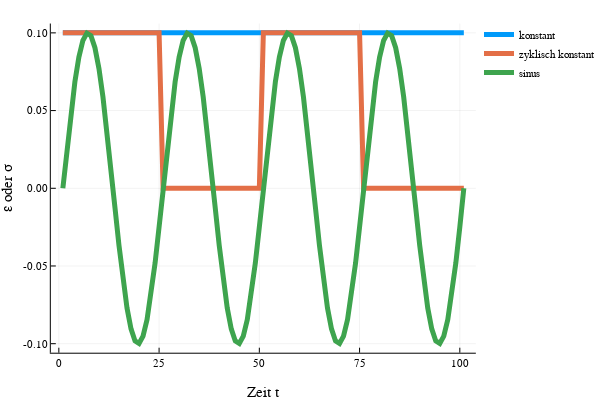

The cell this chart's notebook holds for it:
### Markdown cell above
**Visualisierung der Belastung**

### Code cell
plot(constant(0.1, t), ylabel="ε oder σ", xlabel="Zeit t", label="konstant", line=5)
plot!(constant_cycle(0.1, t), line=5, label="zyklisch konstant")
plot!(sinus(0.1, t), line=5, label="sinus")

### Figure 1 — Plotly figure (JSON) as saved in the notebook; plotly's stock layout.template omitted (floating-point values rounded to 4 significant figures)
{"data": [{"colorbar": {"title": ""}, "legendgroup": "konstant", "line": {"color": "rgba(0, 154, 250, 1.000)", "dash": "solid", "shape": "linear", "width": 5}, "mode": "lines", "name": "konstant", "showlegend": true, "type": "scatter", "x": [1, 2, 3, 4, 5, 6, 7, 8, 9, 10, 11, 12, 13, 14, 15, 16, 17, 18, 19, 20, 21, 22, 23, 24, 25, 26, 27, 28, 29, 30, 31, 32, 33, 34, 35, 36, 37, 38, 39, 40, 41, 42, 43, 44, 45, 46, 47, 48, 49, 50, 51, 52, 53, 54, 55, 56, 57, 58, 59, 60, 61, 62, 63, 64, 65, 66, 67, 68, 69, 70, 71, 72, 73, 74, 75, 76, 77, 78, 79, 80, 81, 82, 83, 84, 85, 86, 87, 88, 89, 90, 91, 92, 93, 94, 95, 96, 97, 98, 99, 100, 101], "xaxis": "x1", "y": [0.1, 0.1, 0.1, 0.1, 0.1, 0.1, 0.1, 0.1, 0.1, 0.1, 0.1, 0.1, 0.1, 0.1, 0.1, 0.1, 0.1, 0.1, 0.1, 0.1, 0.1, 0.1, 0.1, 0.1, 0.1, 0.1, 0.1, 0.1, 0.1, 0.1, 0.1, 0.1, 0.1, 0.1, 0.1, 0.1, 0.1, 0.1, 0.1, 0.1, 0.1, 0.1, 0.1, 0.1, 0.1, 0.1, 0.1, 0.1, 0.1, 0.1, 0.1, 0.1, 0.1, 0.1, 0.1, 0.1, 0.1, 0.1, 0.1, 0.1, 0.1, 0.1, 0.1, 0.1, 0.1, 0.1, 0.1, 0.1, 0.1, 0.1, 0.1, 0.1, 0.1, 0.1, 0.1, 0.1, 0.1, 0.1, 0.1, 0.1, 0.1, 0.1, 0.1, 0.1, 0.1, 0.1, 0.1, 0.1, 0.1, 0.1, 0.1, 0.1, 0.1, 0.1, 0.1, 0.1, 0.1, 0.1, 0.1, 0.1, 0.1], "yaxis": "y1", "zmax": null, "zmin": null}, {"colorbar": {"title": ""}, "legendgroup": "zyklisch konstant", "line": {"color": "rgba(227, 111, 71, 1.000)", "dash": "solid", "shape": "linear", "width": 5}, "mode": "lines", "name": "zyklisch konstant", "showlegend": true, "type": "scatter", "x": [1, 2, 3, 4, 5, 6, 7, 8, 9, 10, 11, 12, 13, 14, 15, 16, 17, 18, 19, 20, 21, 22, 23, 24, 25, 26, 27, 28, 29, 30, 31, 32, 33, 34, 35, 36, 37, 38, 39, 40, 41, 42, 43, 44, 45, 46, 47, 48, 49, 50, 51, 52, 53, 54, 55, 56, 57, 58, 59, 60, 61, 62, 63, 64, 65, 66, 67, 68, 69, 70, 71, 72, 73, 74, 75, 76, 77, 78, 79, 80, 81, 82, 83, 84, 85, 86, 87, 88, 89, 90, 91, 92, 93, 94, 95, 96, 97, 98, 99, 100, 101], "xaxis": "x1", "y": [0.1, 0.1, 0.1, 0.1, 0.1, 0.1, 0.1, 0.1, 0.1, 0.1, 0.1, 0.1, 0.1, 0.1, 0.1, 0.1, 0.1, 0.1, 0.1, 0.1, 0.1, 0.1, 0.1, 0.1, 0.1, 0, 0, 0, 0, 0, 0, 0, 0, 0, 0, 0, 0, 0, 0, 0, 0, 0, 0, 0, 0, 0, 0, 0, 0, 0, 0.1, 0.1, 0.1, 0.1, 0.1, 0.1, 0.1, 0.1, 0.1, 0.1, 0.1, 0.1, 0.1, 0.1, 0.1, 0.1, 0.1, 0.1, 0.1, 0.1, 0.1, 0.1, 0.1, 0.1, 0.1, 0, 0, 0, 0, 0, 0, 0, 0, 0, 0, 0, 0, 0, 0, 0, 0, 0, 0, 0, 0, 0, 0, 0, 0, 0, 0], "yaxis": "y1", "zmax": null, "zmin": null}, {"colorbar": {"title": ""}, "legendgroup": "sinus", "line": {"color": "rgba(62, 164, 78, 1.000)", "dash": "solid", "shape": "linear", "width": 5}, "mode": "lines", "name": "sinus", "showlegend": true, "type": "scatter", "x": [1, 2, 3, 4, 5, 6, 7, 8, 9, 10, 11, 12, 13, 14, 15, 16, 17, 18, 19, 20, 21, 22, 23, 24, 25, 26, 27, 28, 29, 30, 31, 32, 33, 34, 35, 36, 37, 38, 39, 40, 41, 42, 43, 44, 45, 46, 47, 48, 49, 50, 51, 52, 53, 54, 55, 56, 57, 58, 59, 60, 61, 62, 63, 64, 65, 66, 67, 68, 69, 70, 71, 72, 73, 74, 75, 76, 77, 78, 79, 80, 81, 82, 83, 84, 85, 86, 87, 88, 89, 90, 91, 92, 93, 94, 95, 96, 97, 98, 99, 100, 101], "xaxis": "x1", "y": [0, 0.02487, 0.04818, 0.06845, 0.08443, 0.09511, 0.0998, 0.09823, 0.09048, 0.07705, 0.05878, 0.03681, 0.01253, -0.01253, -0.03681, -0.05878, -0.07705, -0.09048, -0.09823, -0.0998, -0.09511, -0.08443, -0.06845, -0.04818, -0.02487, 6.432e-17, 0.02487, 0.04818, 0.06845, 0.08443, 0.09511, 0.0998, 0.09823, 0.09048, 0.07705, 0.05878, 0.03681, 0.01253, -0.01253, -0.03681, -0.05878, -0.07705, -0.09048, -0.09823, -0.0998, -0.09511, -0.08443, -0.06845, -0.04818, -0.02487, 1.286e-16, 0.02487, 0.04818, 0.06845, 0.08443, 0.09511, 0.0998, 0.09823, 0.09048, 0.07705, 0.05878, 0.03681, 0.01253, -0.01253, -0.03681, -0.05878, -0.07705, -0.09048, -0.09823, -0.0998, -0.09511, -0.08443, -0.06845, -0.04818, -0.02487, -7.348e-17, 0.02487, 0.04818, 0.06845, 0.08443, 0.09511, 0.0998, 0.09823, 0.09048, 0.07705, 0.05878, 0.03681, 0.01253, -0.01253, -0.03681, -0.05878, -0.07705, -0.09048, -0.09823, -0.0998, -0.09511, -0.08443, -0.06845, -0.04818, -0.02487, 2.573e-16], "yaxis": "y1", "zmax": null, "zmin": null}], "layout": {"annotations": [], "height": 400, "legend": {"bgcolor": "rgba(255, 255, 255, 1.000)", "bordercolor": "rgba(0, 0, 0, 1.000)", "font": {"color": "rgba(0, 0, 0, 1.000)", "family": "sans-serif", "size": 11}, "tracegroupgap": 0, "x": 1, "y": 1}, "margin": {"b": 20, "l": 0, "r": 0, "t": 20}, "paper_bgcolor": "rgba(255, 255, 255, 1.000)", "plot_bgcolor": "rgba(255, 255, 255, 1.000)", "showlegend": true, "width": 600, "xaxis": {"anchor": "y1", "domain": [0.1061, 0.9934], "gridcolor": "rgba(0, 0, 0, 0.100)", "gridwidth": 0.5, "linecolor": "rgba(0, 0, 0, 1.000)", "mirror": false, "range": [-2, 104], "showgrid": true, "showline": true, "showticklabels": true, "tickangle": 0, "tickcolor": "rgb(0, 0, 0)", "tickfont": {"color": "rgba(0, 0, 0, 1.000)", "family": "sans-serif", "size": 11}, "tickmode": "array", "ticks": "inside", "ticktext": ["0", "25", "50", "75", "100"], "tickvals": [0, 25, 50, 75, 100], "title": "Zeit t", "titlefont": {"color": "rgba(0, 0, 0, 1.000)", "family": "sans-serif", "size": 15}, "type": "-", "visible": true, "zeroline": false, "zerolinecolor": "rgba(0, 0, 0, 1.000)"}, "yaxis": {"anchor": "x1", "domain": [0.07581, 0.9902], "gridcolor": "rgba(0, 0, 0, 0.100)", "gridwidth": 0.5, "linecolor": "rgba(0, 0, 0, 1.000)", "mirror": false, "range": [-0.1058, 0.106], "showgrid": true, "showline": true, "showticklabels": true, "tickangle": 0, "tickcolor": "rgb(0, 0, 0)", "tickfont": {"color": "rgba(0, 0, 0, 1.000)", "family": "sans-serif", "size": 11}, "tickmode": "array", "ticks": "inside", "ticktext": ["-0.10", "-0.05", "0.00", "0.05", "0.10"], "tickvals": [-0.1, -0.05, 0, 0.05, 0.1], "title": "ε oder σ", "titlefont": {"color": "rgba(0, 0, 0, 1.000)", "family": "sans-serif", "size": 15}, "type": "-", "visible": true, "zeroline": false, "zerolinecolor": "rgba(0, 0, 0, 1.000)"}}}
